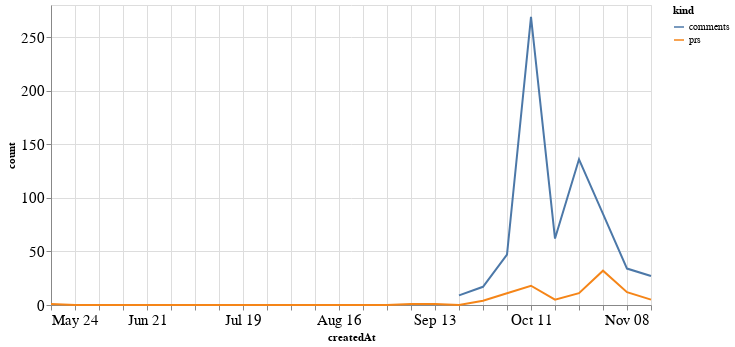

Notebook code for this chart:
### Code cell
alt.Chart(total_time, width=600).mark_line().encode(
    x='createdAt',
    y='count',
    color='kind'
)

### Figure 1 — Vega-Lite specification as saved in the notebook (floating-point values rounded to 4 significant figures)
{"config": {"axisLeft": {"labelFontSize": 15}, "axisBottom": {"labelFontSize": 15}}, "data": {"name": "data-7c930a413115311821e1bfdea10551b1"}, "mark": "line", "encoding": {"color": {"type": "nominal", "field": "kind"}, "x": {"type": "temporal", "field": "createdAt"}, "y": {"type": "quantitative", "field": "count"}}, "width": 600, "$schema": "https://vega.github.io/schema/vega-lite/v4.8.1.json", "datasets": {"data-7c930a413115311821e1bfdea10551b1": [{"createdAt": "2020-05-24T00:00:00", "kind": "prs", "count": 1.0}, {"createdAt": "2020-05-31T00:00:00", "kind": "prs", "count": 0.0}, {"createdAt": "2020-06-07T00:00:00", "kind": "prs", "count": 0.0}, {"createdAt": "2020-06-14T00:00:00", "kind": "prs", "count": 0.0}, {"createdAt": "2020-06-21T00:00:00", "kind": "prs", "count": 0.0}, {"createdAt": "2020-06-28T00:00:00", "kind": "prs", "count": 0.0}, {"createdAt": "2020-07-05T00:00:00", "kind": "prs", "count": 0.0}, {"createdAt": "2020-07-12T00:00:00", "kind": "prs", "count": 0.0}, {"createdAt": "2020-07-19T00:00:00", "kind": "prs", "count": 0.0}, {"createdAt": "2020-07-26T00:00:00", "kind": "prs", "count": 0.0}, {"createdAt": "2020-08-02T00:00:00", "kind": "prs", "count": 0.0}, {"createdAt": "2020-08-09T00:00:00", "kind": "prs", "count": 0.0}, {"createdAt": "2020-08-16T00:00:00", "kind": "prs", "count": 0.0}, {"createdAt": "2020-08-23T00:00:00", "kind": "prs", "count": 0.0}, {"createdAt": "2020-08-30T00:00:00", "kind": "prs", "count": 0.0}, {"createdAt": "2020-09-06T00:00:00", "kind": "prs", "count": 1.0}, {"createdAt": "2020-09-13T00:00:00", "kind": "prs", "count": 1.0}, {"createdAt": "2020-09-20T00:00:00", "kind": "prs", "count": 0.0}, {"createdAt": "2020-09-27T00:00:00", "kind": "prs", "count": 4.0}, {"createdAt": "2020-10-04T00:00:00", "kind": "prs", "count": 11.0}, {"createdAt": "2020-10-11T00:00:00", "kind": "prs", "count": 18.0}, {"createdAt": "2020-10-18T00:00:00", "kind": "prs", "count": 5.0}, {"createdAt": "2020-10-25T00:00:00", "kind": "prs", "count": 11.0}, {"createdAt": "2020-11-01T00:00:00", "kind": "prs", "count": 32.0}, {"createdAt": "2020-11-08T00:00:00", "kind": "prs", "count": 12.0}, {"createdAt": "2020-11-15T00:00:00", "kind": "prs", "count": 5.0}, {"createdAt": "2020-05-24T00:00:00", "kind": "comments", "count": null}, {"createdAt": "2020-05-31T00:00:00", "kind": "comments", "count": null}, {"createdAt": "2020-06-07T00:00:00", "kind": "comments", "count": null}, {"createdAt": "2020-06-14T00:00:00", "kind": "comments", "count": null}, {"createdAt": "2020-06-21T00:00:00", "kind": "comments", "count": null}, {"createdAt": "2020-06-28T00:00:00", "kind": "comments", "count": null}, {"createdAt": "2020-07-05T00:00:00", "kind": "comments", "count": null}, {"createdAt": "2020-07-12T00:00:00", "kind": "comments", "count": null}, {"createdAt": "2020-07-19T00:00:00", "kind": "comments", "count": null}, {"createdAt": "2020-07-26T00:00:00", "kind": "comments", "count": null}, {"createdAt": "2020-08-02T00:00:00", "kind": "comments", "count": null}, {"createdAt": "2020-08-09T00:00:00", "kind": "comments", "count": null}, {"createdAt": "2020-08-16T00:00:00", "kind": "comments", "count": null}, {"createdAt": "2020-08-23T00:00:00", "kind": "comments", "count": null}, {"createdAt": "2020-08-30T00:00:00", "kind": "comments", "count": null}, {"createdAt": "2020-09-06T00:00:00", "kind": "comments", "count": null}, {"createdAt": "2020-09-13T00:00:00", "kind": "comments", "count": null}, {"createdAt": "2020-09-20T00:00:00", "kind": "comments", "count": 9.0}, {"createdAt": "2020-09-27T00:00:00", "kind": "comments", "count": 17.0}, {"createdAt": "2020-10-04T00:00:00", "kind": "comments", "count": 47.0}, {"createdAt": "2020-10-11T00:00:00", "kind": "comments", "count": 269.0}, {"createdAt": "2020-10-18T00:00:00", "kind": "comments", "count": 62.0}, {"createdAt": "2020-10-25T00:00:00", "kind": "comments", "count": 136.0}, {"createdAt": "2020-11-01T00:00:00", "kind": "comments", "count": 85.0}, {"createdAt": "2020-11-08T00:00:00", "kind": "comments", "count": 34.0}, {"createdAt": "2020-11-15T00:00:00", "kind": "comments", "count": 27.0}]}}
